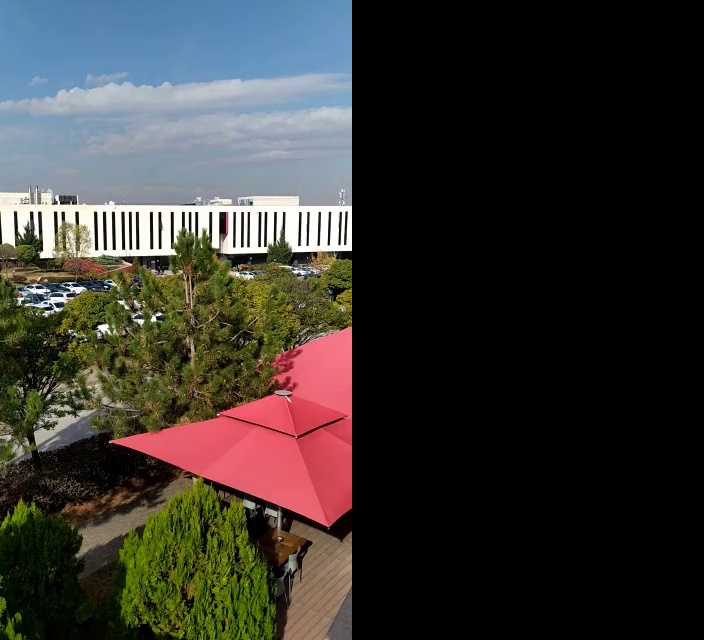
#> input picture stitched_image2.jpg, 704 x 640 px
$ python -i stitch_2_images.py   (imports and definitions only)
#> lines starting #> are read from the running program, lines starting #| are printed output that depends on the picture
import cv2
import os
import numpy as np
#from PIL import Image

#this code works when camera moves from right to left
# [47 lines left out: function stitch_2_images, not called in this run]


#crop black regions of the final image
def crop(image):
    #top
    if not np.sum(image[0]):
        return crop(image[1:])
    #bottom
    elif not np.sum(image[-1]):
        return crop(image[:-2])
    #left
    elif not np.sum(image[:,0]):
        return crop(image[:,1:])
    #right
    elif not np.sum(image[:,-1]):
        return crop(image[:,:-2])
    return image

>>> import cv2
>>> picture = cv2.imread('stitched_image2.jpg')
#> picture is the input picture: shape (640, 704, 3); mean B, G, R 49.4, 53.1, 55.6
#> in crop (call 40), `return crop(image[:,:-2])`:
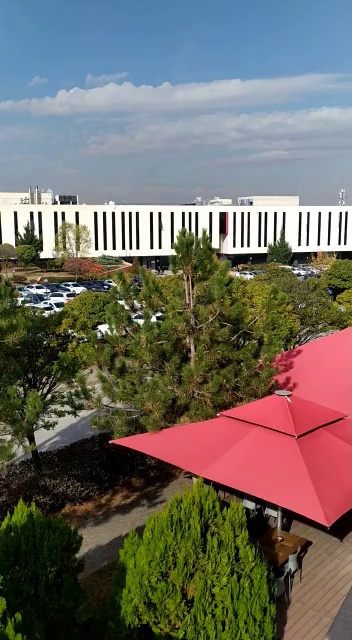
#> returned value: shape (640, 352, 3); mean of channels 0, 1, 2 98.7, 106.1, 111.1; drawn as B, G, R
>>> result = crop(picture)
